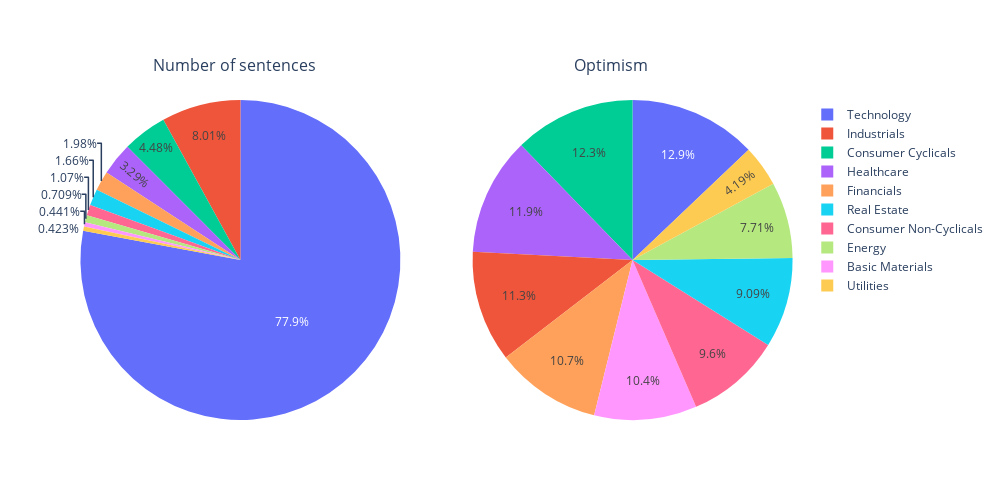

Source (notebook cell):
### Markdown cell above
First, let's plot the sectoral distributaion of the frequency of AI mentions in the transcripts alongside with the distribution of the specific emotion or sentiment.

### Code cell
plot_sectoral_analysis(events_by_sector, 'emotions.optimism')

### Figure 1 — Plotly figure (JSON) as saved in the notebook; plotly's stock layout.template omitted (floating-point values rounded to 4 significant figures; data arrays with more than 128 entries replaced by an {"elided": "..."} marker saying what was removed)
{"data": [{"domain": {"x": [0, 0.45], "y": [0, 1]}, "labels": {"elided": "275 str values"}, "name": "Number of sentences", "type": "pie", "values": {"elided": "275 int values"}}, {"domain": {"x": [0.55, 1], "y": [0, 1]}, "labels": {"elided": "275 str values"}, "name": "optimism", "type": "pie", "values": {"elided": "275 float values"}}], "layout": {"annotations": [{"font": {"size": 16}, "showarrow": false, "text": "Number of sentences", "x": 0.1, "xref": "paper", "y": 1.15, "yref": "paper"}, {"font": {"size": 16}, "showarrow": false, "text": "Optimism", "x": 0.8, "xref": "paper", "y": 1.15, "yref": "paper"}], "height": 500, "width": 1000}}
